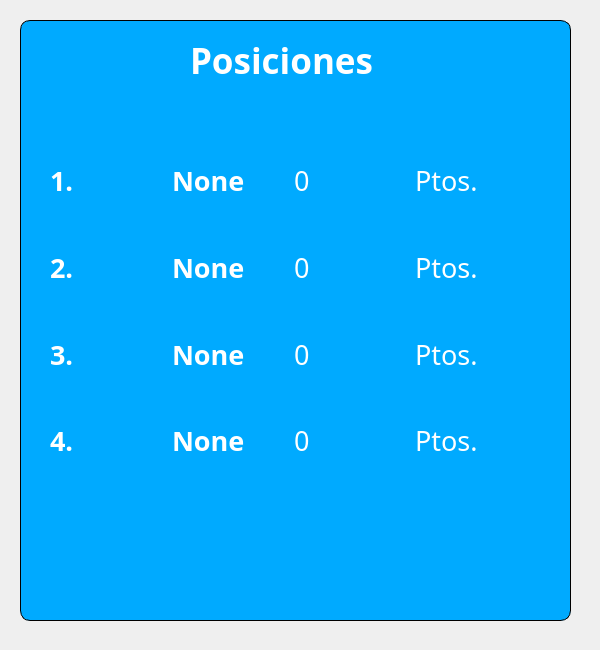
<?xml version="1.0" encoding="UTF-8"?>
<ui version="4.0">
 <class>Form</class>
 <widget class="QWidget" name="Form">
  <property name="geometry">
   <rect>
    <x>0</x>
    <y>0</y>
    <width>600</width>
    <height>650</height>
   </rect>
  </property>
  <property name="minimumSize">
   <size>
    <width>600</width>
    <height>650</height>
   </size>
  </property>
  <property name="maximumSize">
   <size>
    <width>600</width>
    <height>650</height>
   </size>
  </property>
  <property name="windowTitle">
   <string>Form</string>
  </property>
  <widget class="QLabel" name="label_fondo_nubes">
   <property name="geometry">
    <rect>
     <x>0</x>
     <y>0</y>
     <width>600</width>
     <height>650</height>
    </rect>
   </property>
   <property name="minimumSize">
    <size>
     <width>600</width>
     <height>650</height>
    </size>
   </property>
   <property name="maximumSize">
    <size>
     <width>600</width>
     <height>650</height>
    </size>
   </property>
   <property name="text">
    <string/>
   </property>
  </widget>
  <widget class="QLabel" name="label_4">
   <property name="geometry">
    <rect>
     <x>20</x>
     <y>20</y>
     <width>551</width>
     <height>601</height>
    </rect>
   </property>
   <property name="styleSheet">
    <string notr="true">background-color: rgb(0, 170, 255);
border-width:10px;
border-radius: 10px;
border: 1px solid black;</string>
   </property>
   <property name="text">
    <string/>
   </property>
  </widget>
  <widget class="QLabel" name="label">
   <property name="geometry">
    <rect>
     <x>190</x>
     <y>30</y>
     <width>231</width>
     <height>61</height>
    </rect>
   </property>
   <property name="font">
    <font>
     <family>Lucida Sans</family>
     <pointsize>26</pointsize>
     <weight>75</weight>
     <bold>true</bold>
    </font>
   </property>
   <property name="styleSheet">
    <string notr="true">color: rgb(255, 255, 255);</string>
   </property>
   <property name="text">
    <string>Posiciones</string>
   </property>
  </widget>
  <widget class="QWidget" name="gridLayoutWidget">
   <property name="geometry">
    <rect>
     <x>50</x>
     <y>140</y>
     <width>481</width>
     <height>341</height>
    </rect>
   </property>
   <layout class="QGridLayout" name="gridLayout">
    <item row="2" column="1">
     <widget class="QLabel" name="label_10">
      <property name="font">
       <font>
        <family>Lucida Sans</family>
        <pointsize>20</pointsize>
        <weight>75</weight>
        <bold>true</bold>
       </font>
      </property>
      <property name="styleSheet">
       <string notr="true">color: rgb(255, 255, 255);</string>
      </property>
      <property name="text">
       <string>None</string>
      </property>
     </widget>
    </item>
    <item row="1" column="0">
     <widget class="QLabel" name="label_3">
      <property name="font">
       <font>
        <family>Lucida Sans</family>
        <pointsize>20</pointsize>
        <weight>75</weight>
        <bold>true</bold>
       </font>
      </property>
      <property name="styleSheet">
       <string notr="true">color: rgb(255, 255, 255);</string>
      </property>
      <property name="text">
       <string>2.</string>
      </property>
     </widget>
    </item>
    <item row="0" column="1">
     <widget class="QLabel" name="label_8">
      <property name="font">
       <font>
        <family>Lucida Sans</family>
        <pointsize>20</pointsize>
        <weight>75</weight>
        <bold>true</bold>
       </font>
      </property>
      <property name="styleSheet">
       <string notr="true">color: rgb(255, 255, 255);</string>
      </property>
      <property name="text">
       <string>None</string>
      </property>
     </widget>
    </item>
    <item row="3" column="2">
     <widget class="QLabel" name="label_15">
      <property name="font">
       <font>
        <family>Lucida Sans</family>
        <pointsize>20</pointsize>
        <weight>50</weight>
        <bold>false</bold>
       </font>
      </property>
      <property name="styleSheet">
       <string notr="true">color: rgb(255, 255, 255);</string>
      </property>
      <property name="text">
       <string>0</string>
      </property>
     </widget>
    </item>
    <item row="1" column="1">
     <widget class="QLabel" name="label_9">
      <property name="font">
       <font>
        <family>Lucida Sans</family>
        <pointsize>20</pointsize>
        <weight>75</weight>
        <bold>true</bold>
       </font>
      </property>
      <property name="styleSheet">
       <string notr="true">color: rgb(255, 255, 255);</string>
      </property>
      <property name="text">
       <string>None</string>
      </property>
     </widget>
    </item>
    <item row="1" column="2">
     <widget class="QLabel" name="label_13">
      <property name="font">
       <font>
        <family>Lucida Sans</family>
        <pointsize>20</pointsize>
        <weight>50</weight>
        <bold>false</bold>
       </font>
      </property>
      <property name="styleSheet">
       <string notr="true">color: rgb(255, 255, 255);</string>
      </property>
      <property name="text">
       <string>0</string>
      </property>
     </widget>
    </item>
    <item row="2" column="0">
     <widget class="QLabel" name="label_5">
      <property name="font">
       <font>
        <family>Lucida Sans</family>
        <pointsize>20</pointsize>
        <weight>75</weight>
        <bold>true</bold>
       </font>
      </property>
      <property name="styleSheet">
       <string notr="true">color: rgb(255, 255, 255);</string>
      </property>
      <property name="text">
       <string>3.</string>
      </property>
     </widget>
    </item>
    <item row="2" column="2">
     <widget class="QLabel" name="label_14">
      <property name="font">
       <font>
        <family>Lucida Sans</family>
        <pointsize>20</pointsize>
        <weight>50</weight>
        <bold>false</bold>
       </font>
      </property>
      <property name="styleSheet">
       <string notr="true">color: rgb(255, 255, 255);</string>
      </property>
      <property name="text">
       <string>0</string>
      </property>
     </widget>
    </item>
    <item row="3" column="1">
     <widget class="QLabel" name="label_11">
      <property name="font">
       <font>
        <family>Lucida Sans</family>
        <pointsize>20</pointsize>
        <weight>75</weight>
        <bold>true</bold>
       </font>
      </property>
      <property name="styleSheet">
       <string notr="true">color: rgb(255, 255, 255);</string>
      </property>
      <property name="text">
       <string>None</string>
      </property>
     </widget>
    </item>
    <item row="3" column="0">
     <widget class="QLabel" name="label_6">
      <property name="font">
       <font>
        <family>Lucida Sans</family>
        <pointsize>20</pointsize>
        <weight>75</weight>
        <bold>true</bold>
       </font>
      </property>
      <property name="styleSheet">
       <string notr="true">color: rgb(255, 255, 255);</string>
      </property>
      <property name="text">
       <string>4.</string>
      </property>
     </widget>
    </item>
    <item row="0" column="2">
     <widget class="QLabel" name="label_12">
      <property name="font">
       <font>
        <family>Lucida Sans</family>
        <pointsize>20</pointsize>
        <weight>50</weight>
        <bold>false</bold>
       </font>
      </property>
      <property name="styleSheet">
       <string notr="true">color: rgb(255, 255, 255);</string>
      </property>
      <property name="text">
       <string>0</string>
      </property>
     </widget>
    </item>
    <item row="0" column="0">
     <widget class="QLabel" name="label_2">
      <property name="font">
       <font>
        <family>Lucida Sans</family>
        <pointsize>20</pointsize>
        <weight>75</weight>
        <bold>true</bold>
       </font>
      </property>
      <property name="styleSheet">
       <string notr="true">color: rgb(255, 255, 255);</string>
      </property>
      <property name="text">
       <string>1.</string>
      </property>
     </widget>
    </item>
    <item row="3" column="3">
     <widget class="QLabel" name="label_16">
      <property name="font">
       <font>
        <family>Lucida Sans</family>
        <pointsize>20</pointsize>
        <weight>50</weight>
        <bold>false</bold>
       </font>
      </property>
      <property name="styleSheet">
       <string notr="true">color: rgb(255, 255, 255);</string>
      </property>
      <property name="text">
       <string>Ptos.</string>
      </property>
     </widget>
    </item>
    <item row="2" column="3">
     <widget class="QLabel" name="label_17">
      <property name="font">
       <font>
        <family>Lucida Sans</family>
        <pointsize>20</pointsize>
        <weight>50</weight>
        <bold>false</bold>
       </font>
      </property>
      <property name="styleSheet">
       <string notr="true">color: rgb(255, 255, 255);</string>
      </property>
      <property name="text">
       <string>Ptos.</string>
      </property>
     </widget>
    </item>
    <item row="1" column="3">
     <widget class="QLabel" name="label_18">
      <property name="font">
       <font>
        <family>Lucida Sans</family>
        <pointsize>20</pointsize>
        <weight>50</weight>
        <bold>false</bold>
       </font>
      </property>
      <property name="styleSheet">
       <string notr="true">color: rgb(255, 255, 255);</string>
      </property>
      <property name="text">
       <string>Ptos.</string>
      </property>
     </widget>
    </item>
    <item row="0" column="3">
     <widget class="QLabel" name="label_19">
      <property name="font">
       <font>
        <family>Lucida Sans</family>
        <pointsize>20</pointsize>
        <weight>50</weight>
        <bold>false</bold>
       </font>
      </property>
      <property name="styleSheet">
       <string notr="true">color: rgb(255, 255, 255);</string>
      </property>
      <property name="text">
       <string>Ptos.</string>
      </property>
     </widget>
    </item>
   </layout>
  </widget>
 </widget>
 <resources/>
 <connections/>
</ui>
